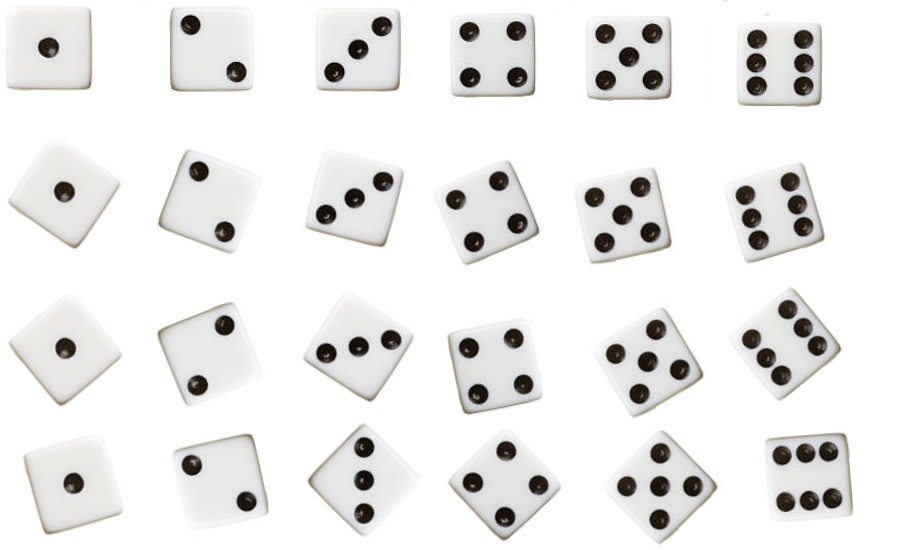
#> input picture dados.jpg, 899 x 550 px
$ python dados.py
#> lines starting #> are read from the running program, lines starting #| are printed output that depends on the picture; after the words box and inside, x2 and y2 are one past the last pixel; in counts of white or black regions, pixels touching at a corner belong together
import cv2
import numpy as np
from matplotlib import pyplot as plt
import glob

# função que utiliza o simple Blob detector para identificar o valor do dado
def valorDado(img):
    detector = cv2.SimpleBlobDetector_create()
    keypoints = detector.detect(img)
    return len(keypoints)

# importando fonte utilizada
font = cv2.FONT_HERSHEY_SIMPLEX

# lendo a imagem em escala de cinza
img = cv2.imread('dados.jpg', cv2.IMREAD_GRAYSCALE)
#> img: shape (550, 899); min 0, max 255, mean 234.3

# fazendo o threshold (binário preto e branco)
ret, thresh = cv2.threshold(img, 245, 255, cv2.THRESH_BINARY_INV)
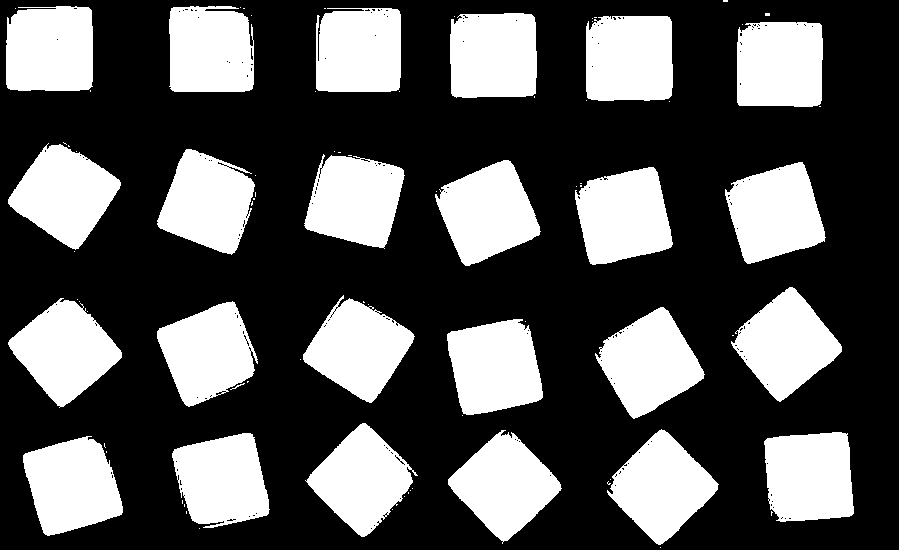
#> thresh: shape (550, 899); 34.1% white; 84 white regions (59 under 20 px), largest, box (x1, y1, x2, y2) and area: (595, 307, 705, 419) 7150, (607, 429, 719, 545) 7149, (575, 167, 673, 265) 7142

# reduzindo ruídos na imagem
medianFiltered = cv2.medianBlur(thresh, 5)
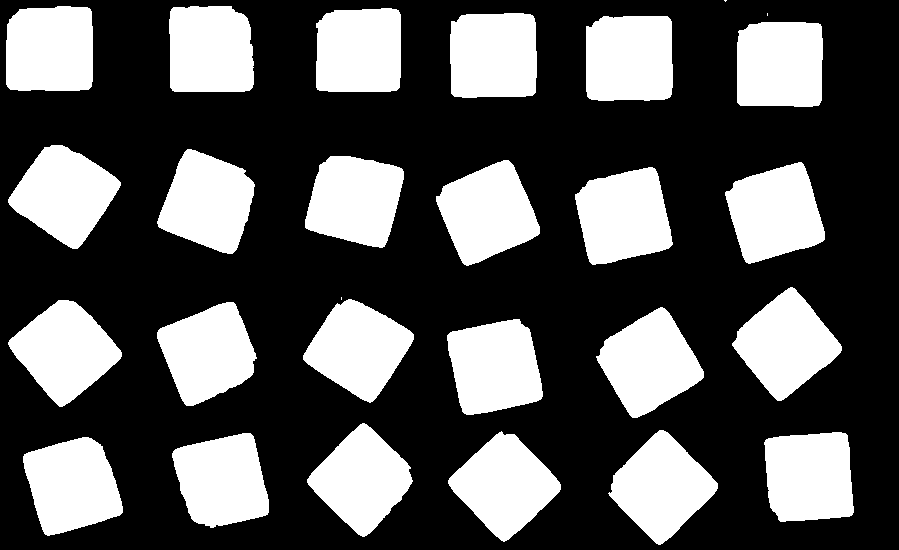
#> medianFiltered: shape (550, 899); 34.1% white; 27 white regions (3 under 20 px)

# encontra os contornos de figuras detectadas na imagem
contours, hierarchy = cv2.findContours(medianFiltered, cv2.RETR_TREE, cv2.CHAIN_APPROX_SIMPLE)
#> contours = 27 contours, 3 with area under 20; largest, box (x1, y1, x2, y2) and area: (608, 430, 718, 545) 7032, (596, 307, 704, 418) 7004, (575, 167, 673, 265) 6986, (448, 431, 561, 542) 6972, (8, 300, 122, 407) 6945

# lista de contornos válidos
contour_list = []

# verifica nos contornos encontrados se o mesmo possui area maior q 100px (contorno válido)
for contour in contours:
    area = cv2.contourArea(contour)
    if area > 100:
        contour_list.append(contour)
#> this loop made 27 passes
#> area on passes 1, 2, 3, 4, 5, 6, 7, 8, 9, 10, 11, 13: 6896, 6733, 6910.5, 6971.5, 7031.5, 6774.5, 6932.5, 7003.5, 6735, 6945, 6761, 6939.5
#> after the loop, contour_list = 24 contours; largest, box (x1, y1, x2, y2) and area: (608, 430, 718, 545) 7032, (596, 307, 704, 418) 7004, (575, 167, 673, 265) 6986, (448, 431, 561, 542) 6972, (8, 300, 122, 407) 6945

# converte a imagem de escala de cinza para RGB
img_cor = cv2.cvtColor(img, cv2.COLOR_GRAY2RGB)

# itera pela lista de contornos válidos
for contour in contour_list:
    # pega as coordenadas do menor retângulo ao redor contorno sendo analisado
    x, y, w, h = cv2.boundingRect(contour)

    # faz uma cópia da imagem detectada dentro do retângulo
    roi = img_cor[y:y+h, x:x+w]

    # escreve o valor retornados da função valorDado na imagem
    cv2.putText(img_cor, str(valorDado(roi)), (x+w, y+h), font, 1, (0,0,255), thickness=3)
#> this loop made 24 passes
#> (x, y, w, h) on passes 3, 4, 5, 6, 7, 8, 11, 12, 13, 14, 15, 16: (764, 432, 90, 90), (448, 431, 113, 111), (608, 430, 110, 115), (307, 423, 106, 114), (447, 319, 96, 96), (596, 307, 108, 111), (303, 299, 111, 104), (732, 287, 110, 114), (575, 167, 98, 98), (725, 162, 100, 102), (436, 160, 104, 106), (305, 156, 99, 92)
#> (x, y, w, h, keypoints in valorDado) on passes 1, 2, 9, 10, 17, 18: (23, 437, 100, 99, 1 keypoints; (x, y, size): (50, 46, 22)), (172, 433, 97, 95, 2 keypoints; (x, y, size): (19, 32, 21.5), (74, 68, 20.5)), (157, 302, 100, 104, 2 keypoints; (x, y, size): (40, 83, 21.9), (67, 23, 20.7)), (8, 300, 114, 107, 1 keypoints; (x, y, size): (57, 48, 22.2)), (157, 149, 98, 105, 2 keypoints; (x, y, size): (67, 82, 21.7), (41, 22, 20.7)), (8, 145, 113, 104, 1 keypoints; (x, y, size): (56, 46, 22.2))
#> pass 1, `roi = img_cor[y:y+h, x:x+w]`:
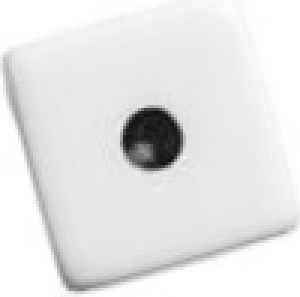
#> roi: shape (99, 100, 3) (shown 3 times larger); min 16, max 255, mean 229
#> pass 2, `roi = img_cor[y:y+h, x:x+w]`:
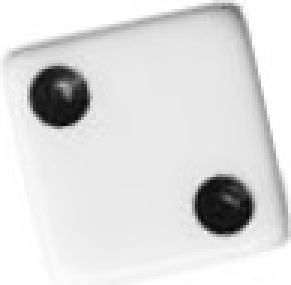
#> roi: shape (95, 97, 3) (shown 3 times larger); min 5, max 255, mean 220.9
#> pass 3, `roi = img_cor[y:y+h, x:x+w]`:
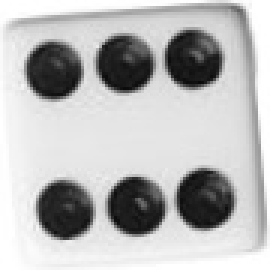
#> roi: shape (90, 90, 3) (shown 3 times larger); min 9, max 255, mean 184.7
#> after the loop:
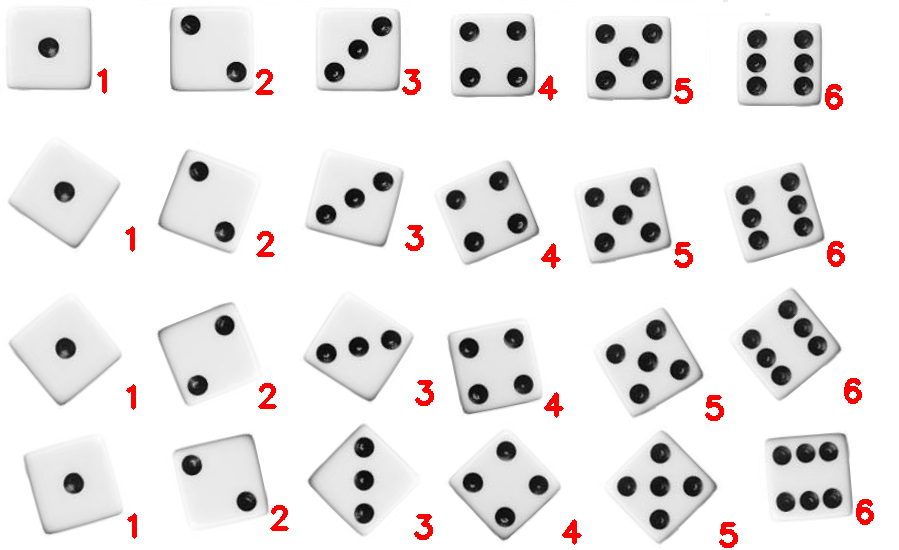
#> img_cor: shape (550, 899, 3); mean B, G, R 231.3, 231.3, 234.3
#> after the loop:
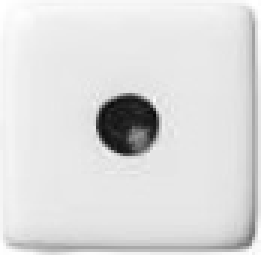
#> roi: shape (85, 87, 3) (shown 3 times larger); min 6, max 255, mean 220.3

# exibe a imagem final já com os valores dos dados detectados
cv2.imshow('Imagem Final', img_cor)

cv2.waitKey(0)

$ run again, with watermark.jpg copied over dados.jpg
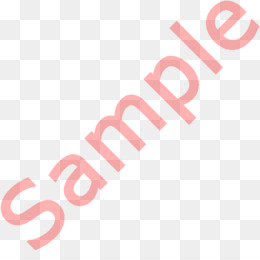
#> input picture watermark.jpg, 260 x 260 px
#> `ret, thresh = cv2.threshold(img, 245, 255, cv2.THRESH_BINARY_INV)`:
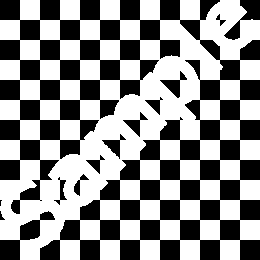
#> thresh: shape (260, 260); 56.5% white; 13 black regions (1 under 20 px), largest, box (x1, y1, x2, y2) and area: (0, 0, 260, 260) 26897, (0, 211, 55, 260) 843, (224, 0, 260, 40) 521
#> medianFiltered: shape (260, 260); 56.9% white; 16 black regions (2 under 20 px)
#> contours = 72 contours, 5 with area under 20; largest, box (x1, y1, x2, y2) and area: (0, 0, 260, 260) 57890, (219, 219, 241, 241) 439, (179, 219, 201, 241) 439, (139, 219, 161, 241) 439, (99, 219, 121, 241) 439
#> the loop `for contour in contours:` made 72 passes
#> area on passes 1 to 8: 57890.5, 439, 439, 439, 439, 397, 370.5, 114.5
#> after the loop `for contour in contours:`: contour_list = 63 contours; largest, box (x1, y1, x2, y2) and area: (0, 0, 260, 260) 57890, (219, 219, 241, 241) 439, (179, 219, 201, 241) 439, (139, 219, 161, 241) 439, (99, 219, 121, 241) 439
#> the loop `for contour in contour_list:` made 63 passes
#> (x, y, w, h) on passes 1 to 8: (0, 0, 260, 260), (219, 219, 22, 22), (179, 219, 22, 22), (139, 219, 22, 22), (99, 219, 22, 22), (59, 219, 22, 22), (19, 219, 22, 22), (39, 211, 16, 10)
#> after the loop `for contour in contour_list:`:
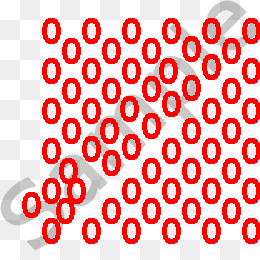
#> img_cor: shape (260, 260, 3); mean B, G, R 179.1, 179.1, 245.7
